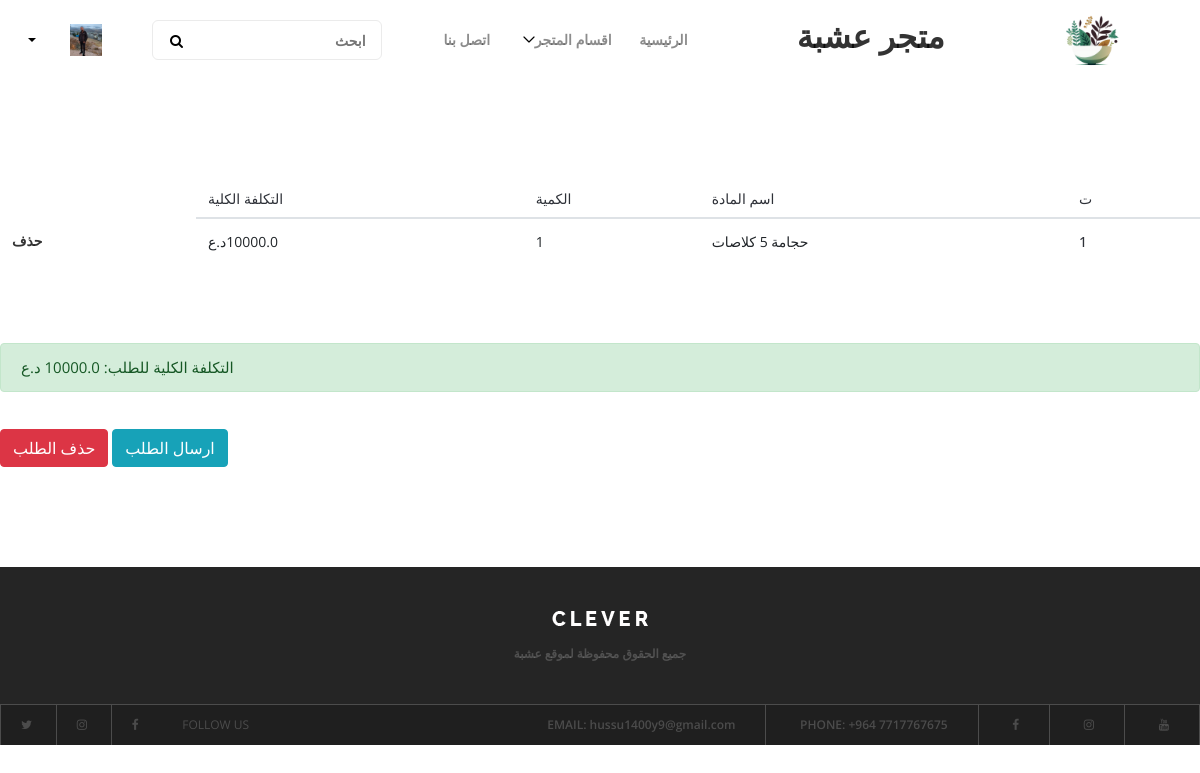
The page /myorder/ (signed in) on the database as committed earlier.
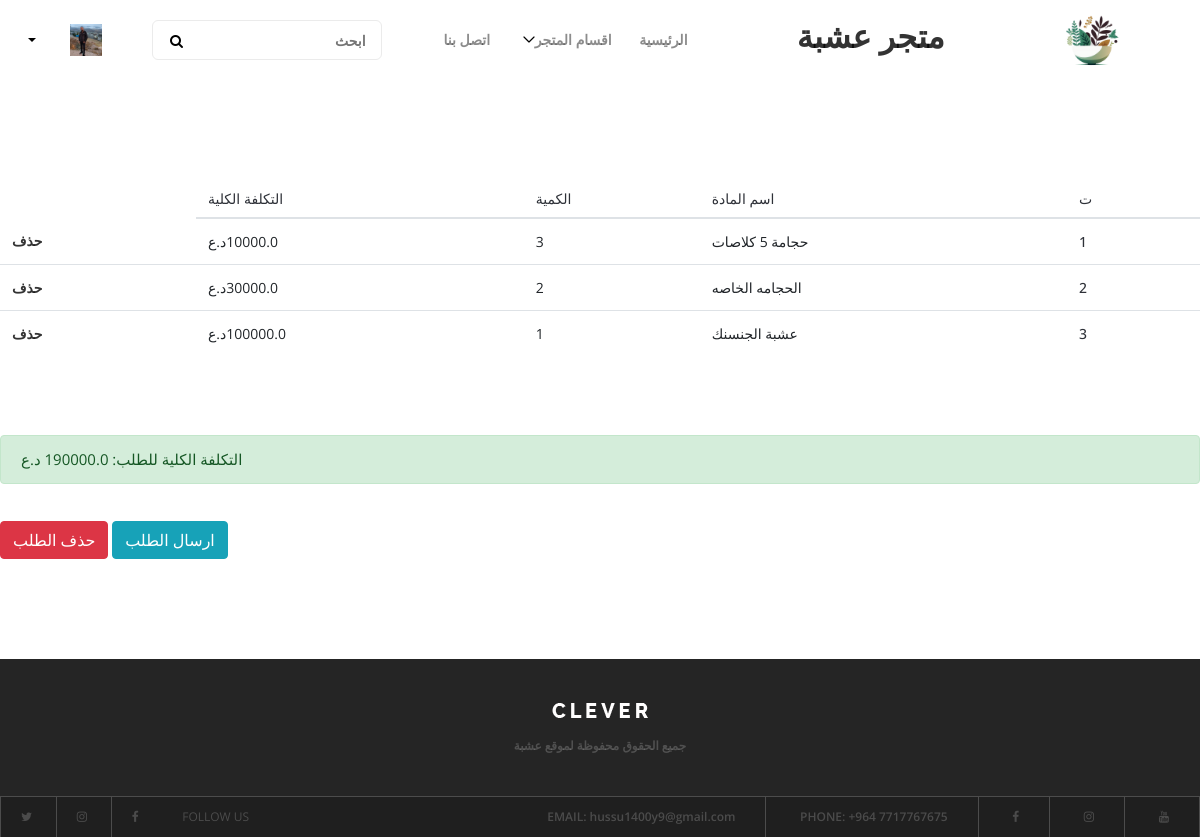
The same page on the database as committed later.
### ordering/models.py (models this page shows, shortened)
class Items(models.Model):
    name = models.ForeignKey(Product, on_delete=models.CASCADE)
    quantity = models.IntegerField()

### products/models.py (models this page shows, shortened)
class Product(models.Model):
    prd_name = models.CharField(max_length=500, verbose_name="اسم المنتج")
    prd_price = models.FloatField(verbose_name="السعر",default=0)
    description = models.CharField(max_length=1500,verbose_name="الوصف")
    img = models.ImageField( upload_to="media/prd/", default='media/prd/default.png', verbose_name="صورة المنتج")
    up_date = models.DateField(auto_now=False, auto_now_add=True,verbose_name="تاريخ الرفع")
    recommended = models.BooleanField(verbose_name="يعرض على الرئيسية")
    sold = models.BooleanField(verbose_name="مباع")
    discount = models.IntegerField(verbose_name="الخصم", default=0)
    cat_id = models.ForeignKey(Category, on_delete=models.CASCADE,verbose_name="القسم",null=True)
    slug = models.SlugField(verbose_name="Slug",blank=True , null=True)
    total = models.FloatField(verbose_name="السعر الكلي",default=0)

### ordering/views.py (the view)
# urls.py: path('myorder/',myorder,name="myorder"),
def myorder(request):
    category = Category.objects.all()
    if request.user.is_authenticated:
        user = Profile.objects.get(user_id= request.user)
    else:
        user="زائر"
    order = Order.objects.filter(user=request.user, ordered=False)
    if order.exists():
        total = order[0].get_total()
        itt = order[0].items.all()
        return render(request, "myorders.html",{'users':user,'order':itt,'total':total,'cats':category})
    else:
        return render(request, "myorders.html",{'users':user,'cats':category})

### ordering/models.py (called while the page is built)
    def get_total(self):
        total = 0
        for order_item in self.items.all():
            total += order_item.name.total*order_item.quantity
        return total

### ordering/templates/myorders.html
{% extends 'base.html' %}
                {% block container %}
                {% if order %}
                <div class="table-responsive">
                    <table class="table card-table table-vcenter text-nowrap">
                        <thead >
                            <tr>
                                <th>ت</th>
                                <th>اسم المادة</th>
                                <th>الكمية</th>
                                <th>التكلفة الكلية</th>
                            </tr>
                        </thead>
                        <tbody>
                        {% for i in order %}
                            <tr>
                                <th scope="row">{{forloop.counter}}</th>
                                <td>{{i.name.prd_name}}</td>
                                <td>{{i.quantity}}</td>
                                <td>{{i.name.total}}د.ع</td>
                                <td><a href="/del/{{i.id}}"> حذف </a></td>
                            </tr>
{% endfor %}
                        </tbody>
                    </table>
                </div>
                <br>
            <br>
            <br>
            <div class="alert alert-success" role="alert">
                التكلفة الكلية للطلب: {{total}} د.ع
              </div>
    <br>
    <div >
        <button class="btn btn-info" onclick="window.location.href={% url 'sendorder' %}">ارسال الطلب</button>
        <button  class="btn btn-danger" onclick="window.location.href={% url 'delorder' %}">حذف الطلب</button>
    </div>
               {% else %}
               <div class="d-flex align-items-center justify-content-center p-3">
               <h1>لا يوجد لديك طلبات</h1></div>
                {% endif %}
				{% endblock container %}

Rows that differ between the two databases and show on the page:
changed Items "حجامة 5 كلاصات": quantity "1" → "3"
added Items: name.prd_name "الحجامه الخاصه", quantity "2", name.total "30000.0"
added Items: name.prd_name "عشبة الجنسنك", quantity "1", name.total "100000.0"
